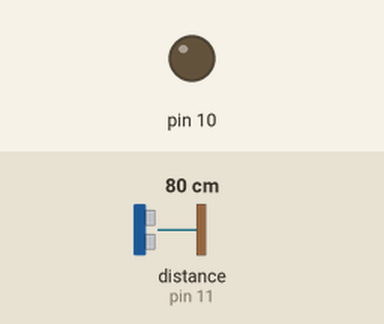
This sketch was run on a simulated Arduino Uno, built with avr-gcc and run on an emulated ATmega328P. On the bench: output pins drawn as LEDs (lit = HIGH). Wiring (inferred from the names in the program): ultrasonic range finder: trigger pin 9; echo pin 11. The test bench sets the inputs (shaded band); at power-on: distance to the obstacle (sensor on pin 11) 80 cm. The echo pulse lasts 58.3 µs per cm; pins used as bus, display or sensor lines are not drawn.

Above: at 1.2 s.
1.3 s: distance to the obstacle (sensor on pin 11) set to 22 cm
2.8 s: distance to the obstacle (sensor on pin 11) set to 19 cm
At 4.1 s:
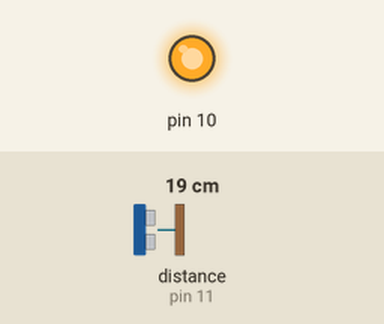
Timing chart, 0 to 5.8 s (numbered marks = the images above; inputs shaded):
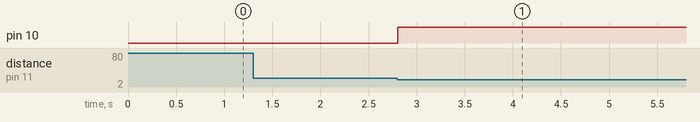

Measured:
- the behaviour switches between 21 and 20 cm on distance to the obstacle (sensor on pin 11) (found by bisection; images 0 and 1)
- after the input at 1.3 s, every drawn part: stays the same
- after the input at 2.8 s, pin 10: LOW → HIGH at once

The sketch:

sketch_mar19a.ino
```cpp
int trigpin = 9;
int echopin = 11;
float distance ;
float duration;
int loopCount =0;
int lightOn = 0;
int count = 0;
float holder = 0;

void setup() {
  pinMode(trigpin, OUTPUT);
  pinMode(echopin, INPUT);
  pinMode(10,OUTPUT);

  Serial.begin(9600);

}

void loop()
{

   digitalWrite(trigpin, LOW);
  delay(2);

  digitalWrite(trigpin, HIGH);
  delayMicroseconds(10);
  digitalWrite(trigpin,LOW);
  duration = pulseIn(echopin, HIGH);
  distance = (duration*0.034)/2;
  //
//  Serial.print("thedistance is = ");
//  Serial.println(distance);

//  Serial.print("cm");
  if(distance < 20 ){
    if(lightOn == 0 && count == 0){
      lightOn = 1;
      count = 1 ;
      }
      if (lightOn == 1 && count == 0){
        lightOn = 0;
        count = 1 ;
        }

  }
  else {
    count = 0 ;
    }
  if(lightOn == 1){
    digitalWrite(10,HIGH);
    }
  else {
    digitalWrite(10,LOW);
  }

}
```
